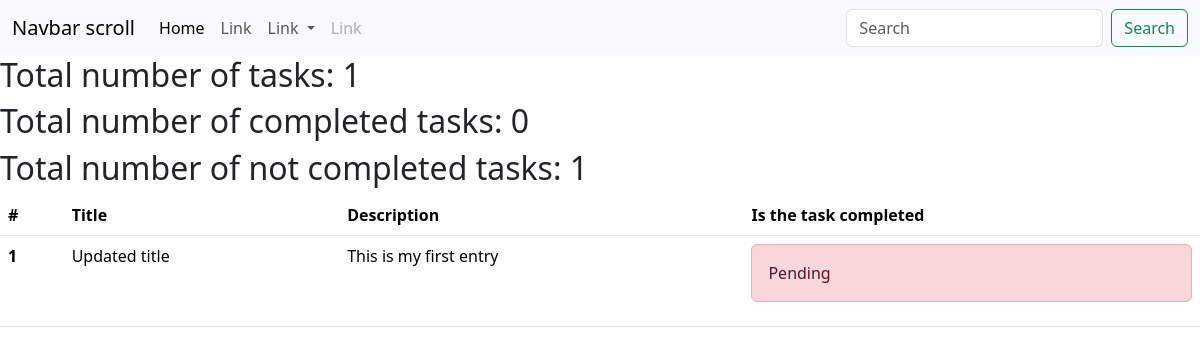
Page /task/ on the earlier database version.
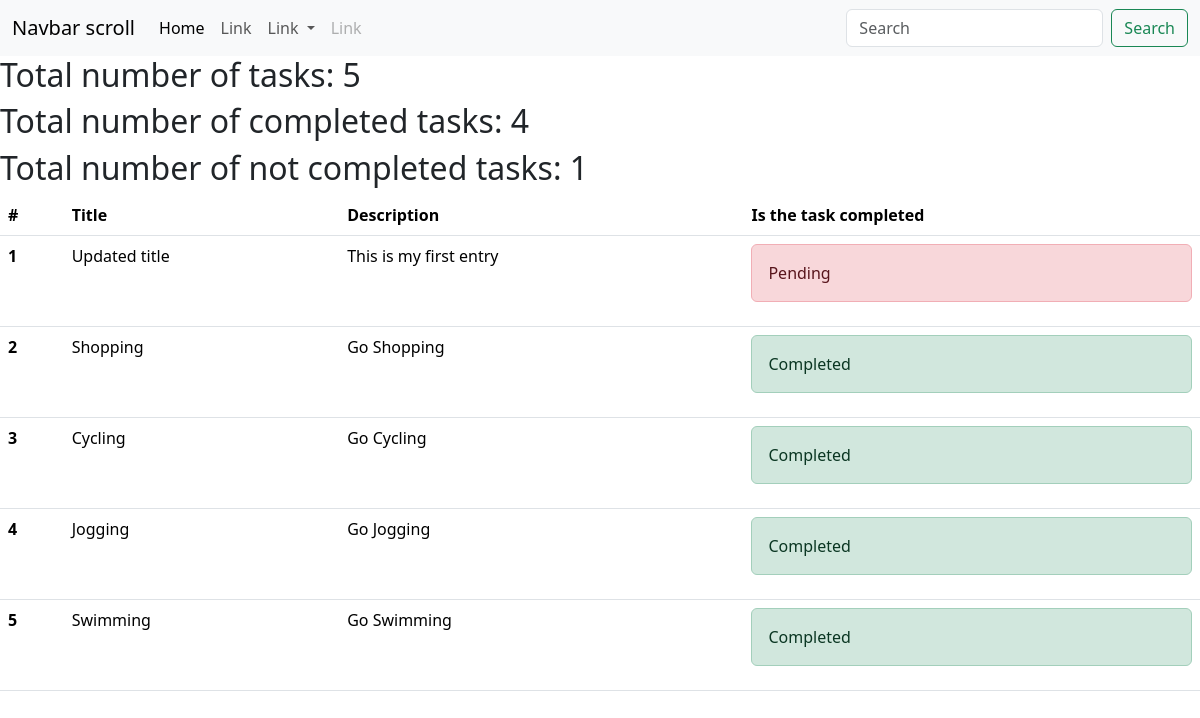
Same page on the later database version.
### base/models.py (models this page shows)
class TodoList(models.Model):
    title = models.CharField(100)
    description = models.TextField(100)
    is_completed = models.BooleanField(default=False)

### base/views.py (the view)
# urls.py: path('task/', task),
def task(request):
    obj = TodoList.objects
    tasks = obj.all()
    all = obj.all().count()
    completed  = obj.filter(is_completed = True).count()
    not_completed  = obj.filter(is_completed = False).count()
    context = {
        'tasks': tasks,
        'all' : all,
        'completed' : completed,
        'not_completed' : not_completed
    }
    return render(request, 'task.html', context)

### templates/task.html (shortened to what this page needs)
{% extends "base.html" %}
{% block body %}
<h2>Total number of tasks: {{all}}</h2>
<h2>Total number of completed tasks: {{completed}}</h2>
<h2>Total number of not completed tasks: {{not_completed}}</h2>
<table class="table">
    <thead>
      <tr>
        <th scope="col">#</th>
        <th scope="col">Title</th>
        <th scope="col">Description</th>
        <th scope="col">Is the task completed</th>
      </tr>
    </thead>
    <tbody>
        {% for task in tasks %}
            <tr>
                <th scope="row">{{ forloop.counter }}</th>
                <td>{{ task.title }}</td>
                <td>{{ task.description }}</td>
                {% if task.is_completed == False %}
                <td>
                  <div class="alert alert-danger" role="alert">
                    Pending
                  </div>
                </td>
                {% elif task.is_completed == True %}
                <td>
                  <div class="alert alert-success" role="alert">
                    Completed
                  </div>
                </td>
                {% endif %}
            </tr>
        {% endfor %}
    </tbody>
  </table>
{% endblock body %}

### templates/base.html (shortened to what this page needs)
<!DOCTYPE html>
<html lang="en">
<head>
    <link href="https://cdn.jsdelivr.net/npm/bootstrap@5.3.5/dist/css/bootstrap.min.css" rel="stylesheet">
</head>
<body>
    <nav class="navbar navbar-expand-lg bg-body-tertiary">
        <div class="container-fluid">
          <a class="navbar-brand" href="#">Navbar scroll</a>
          <div class="collapse navbar-collapse" id="navbarScroll">
            <ul class="navbar-nav me-auto my-2 my-lg-0 navbar-nav-scroll" style="--bs-scroll-height: 100px;">
              <li class="nav-item">
                <a class="nav-link active" aria-current="page" href="#">Home</a>
              </li>
              <li class="nav-item">
                <a class="nav-link" href="#">Link</a>
              </li>
              <li class="nav-item dropdown">
                <a class="nav-link dropdown-toggle" href="#" role="button" data-bs-toggle="dropdown" aria-expanded="false">
                  Link
                </a>
              </li>
              <li class="nav-item">
                <a class="nav-link disabled" aria-disabled="true">Link</a>
              </li>
            </ul>
            <form class="d-flex" role="search">
              <input class="form-control me-2" type="search" placeholder="Search" aria-label="Search">
              <button class="btn btn-outline-success" type="submit">Search</button>
            </form>
          </div>
        </div>
    </nav>
    {% block body %}
    {% endblock body %}
</body>
</html>

Differences in the rows shown:
added TodoList: title "Shopping", description "Go Shopping", is_completed "Completed"
added TodoList: title "Cycling", description "Go Cycling", is_completed "Completed"
added TodoList: title "Jogging", description "Go Jogging", is_completed "Completed"
added TodoList: title "Swimming", description "Go Swimming", is_completed "Completed"
Other differences:
{{ all }}: "1" → "5"
{{ completed }}: "0" → "4"
